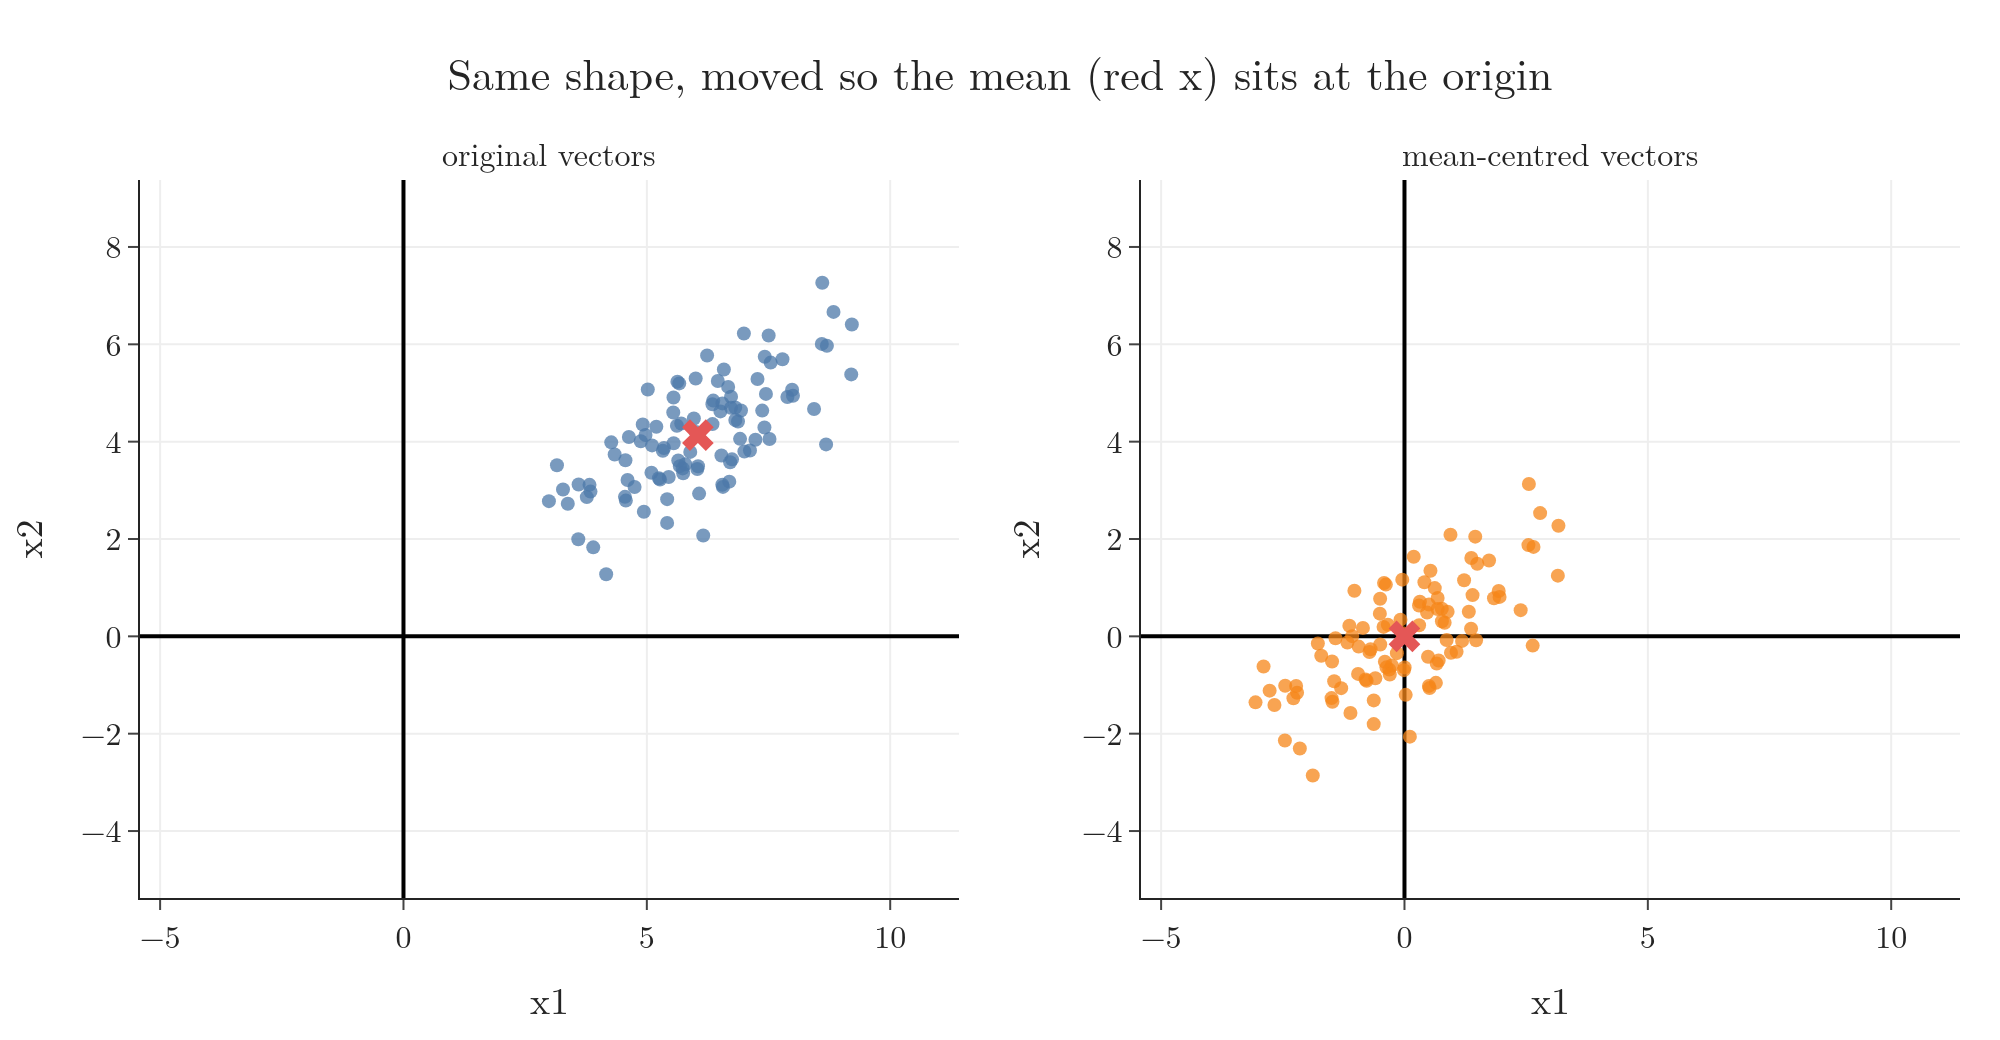

Write the Python code that produced this figure.
"""Mean centring as a scalar subtraction: 100 random 2D vectors before and after subtracting each column's mean."""
from pathlib import Path
import numpy as np
import plotly.graph_objects as go
from plotly.subplots import make_subplots

here = Path(__file__).parent
rng = np.random.default_rng(0)
data = rng.multivariate_normal([6, 4], [[2, 1.2], [1.2, 1.5]], size=100)    # 100 example 2D vectors
centred = data - data.mean(axis=0)                                          # x1 - mean(x1), x2 - mean(x2)

fig = make_subplots(1, 2, subplot_titles=["original vectors", "mean-centred vectors"], horizontal_spacing=0.1)
for c, (pts, col) in enumerate([(data, "#4C78A8"), (centred, "#F58518")], start=1):
    fig.add_trace(go.Scatter(x=pts[:, 0], y=pts[:, 1], mode="markers", marker=dict(size=7, color=col, opacity=0.75),
                             showlegend=False), 1, c)
    m = pts.mean(axis=0)
    fig.add_trace(go.Scatter(x=[m[0]], y=[m[1]], mode="markers", marker=dict(size=14, color="#E45756", symbol="x"),
                             showlegend=False), 1, c)
    fig.update_xaxes(range=[-5, 11], zeroline=True, zerolinecolor="black", zerolinewidth=2, title_text="x1",
                     showgrid=True, gridcolor="#eeeeee", row=1, col=c)
    fig.update_yaxes(range=[-5, 9], zeroline=True, zerolinecolor="black", zerolinewidth=2, title_text="x2",
                     showgrid=True, gridcolor="#eeeeee", scaleanchor=f"x{c if c > 1 else ''}", row=1, col=c)
fig.update_layout(template="simple_white", width=1000, height=520, font=dict(family="Latin Modern Roman", size=16),
                  title=dict(text="Same shape, moved so the mean (red x) sits at the origin", x=0.5),
                  margin=dict(l=40, r=20, t=90, b=40))
fig.write_image(here / "mean_centring.png", scale=2)
fig.write_image(here / "mean_centring.pdf")
print(data.mean(axis=0).round(2), centred.mean(axis=0).round(10))
